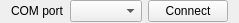
<?xml version="1.0" encoding="UTF-8"?>
<ui version="4.0">
 <class>ConnectionWidget</class>
 <widget class="QWidget" name="ConnectionWidget">
  <property name="geometry">
   <rect>
    <x>0</x>
    <y>0</y>
    <width>222</width>
    <height>23</height>
   </rect>
  </property>
  <property name="windowTitle">
   <string>Form</string>
  </property>
  <layout class="QGridLayout" name="gridLayout">
   <property name="topMargin">
    <number>0</number>
   </property>
   <property name="bottomMargin">
    <number>0</number>
   </property>
   <property name="horizontalSpacing">
    <number>6</number>
   </property>
   <property name="verticalSpacing">
    <number>0</number>
   </property>
   <item row="1" column="2">
    <widget class="QPushButton" name="connect_pb">
     <property name="text">
      <string>Connect</string>
     </property>
    </widget>
   </item>
   <item row="1" column="0">
    <widget class="QLabel" name="label">
     <property name="text">
      <string>COM port</string>
     </property>
    </widget>
   </item>
   <item row="1" column="1">
    <widget class="QComboBox" name="comPort"/>
   </item>
  </layout>
 </widget>
 <resources/>
 <connections/>
</ui>
